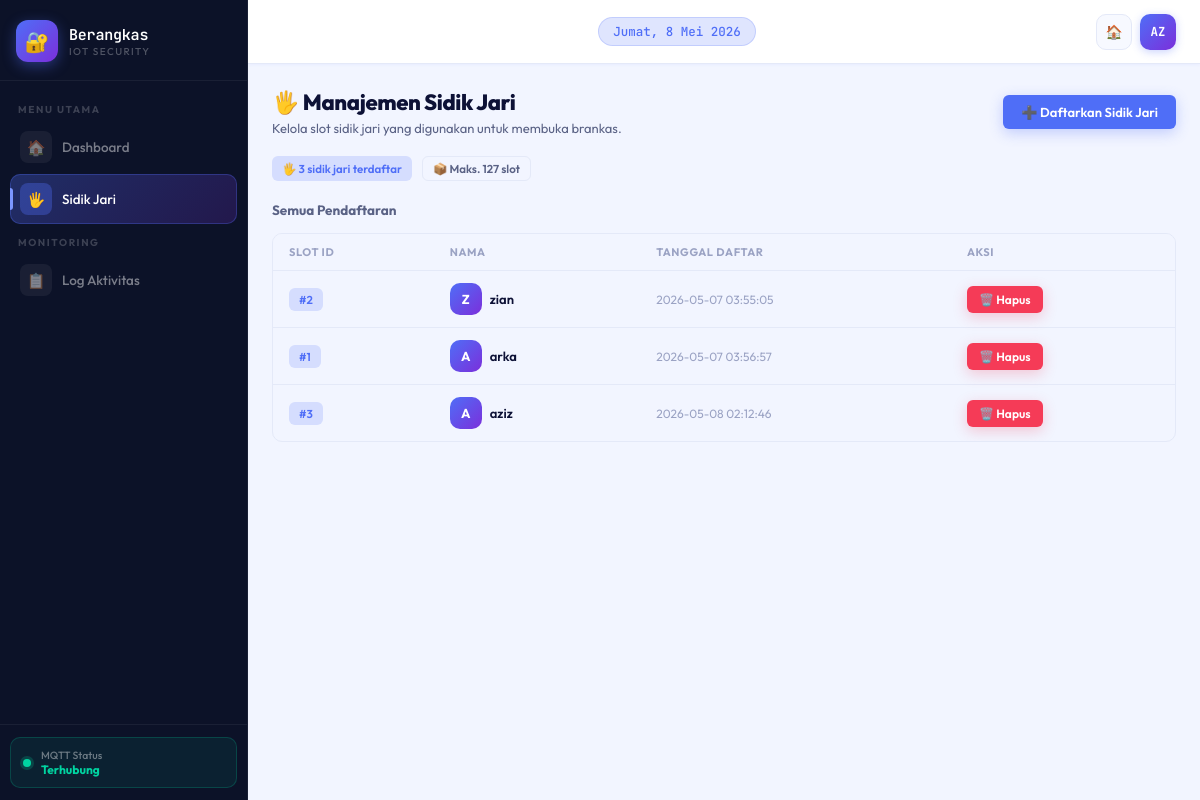
The app's page /sidik_jari, older data.
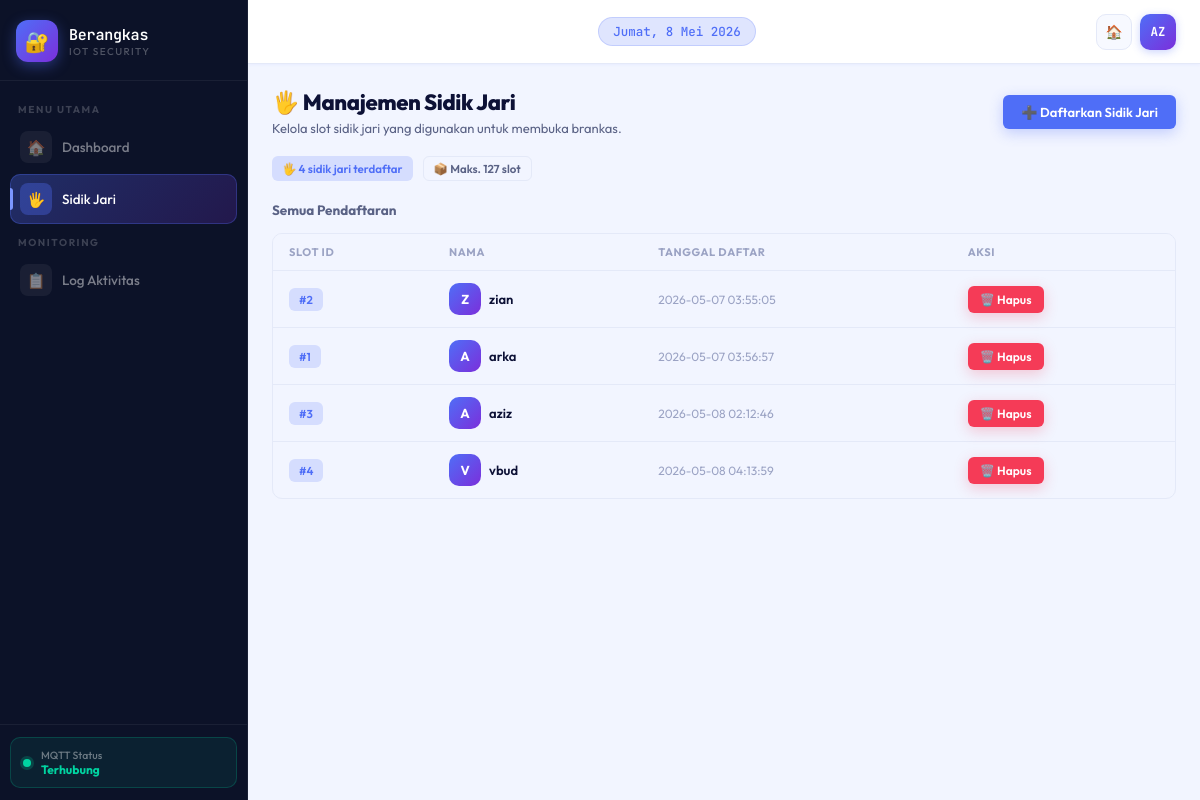
The same page, newer data.
### tables this page shows
CREATE TABLE sidik_jari (
            id INTEGER PRIMARY KEY AUTOINCREMENT,
            nama TEXT NOT NULL,
            finger_id INTEGER NOT NULL UNIQUE,
            created_at TIMESTAMP DEFAULT CURRENT_TIMESTAMP
        );

### app.py (the view)
@app.route("/sidik_jari")
def halaman_sidik_jari():
    db = get_db()
    data = db.execute("SELECT * FROM sidik_jari").fetchall()
    return render_template("sidik_jari.html", data=data)

### database.py (called while the page is built)
def get_db():
    conn = sqlite3.connect("brankas.db")
    conn.row_factory = sqlite3.Row
    return conn

### templates/sidik_jari.html (shortened to what this page needs)
<!doctype html>
<html lang="id">
  <head>
    <link
      rel="stylesheet"
      href="{{ url_for('static', filename='css/Dashboard.css') }}" />
  </head>
  <body>
    <aside class="sidebar">
      <div class="sidebar-brand">
        <a href="/" class="brand-logo">
          <div class="brand-icon">🔐</div>
          <div class="brand-text">
            <span class="brand-name">Berangkas</span>
            <span class="brand-sub">IoT Security</span>
          </div>
        </a>
      </div>
      <nav class="sidebar-nav">
        <span class="nav-label">Menu Utama</span>
        <a href="/" class="nav-item"
          ><span class="nav-icon">🏠</span> Dashboard</a
        >
        <a href="/sidik_jari" class="nav-item active"
          ><span class="nav-icon">🖐️</span> Sidik Jari</a
        >
        <span class="nav-label">Monitoring</span>
        <a href="/#log-section" class="nav-item"
          ><span class="nav-icon">📋</span> Log Aktivitas</a
        >
      </nav>
      <div class="sidebar-footer">
        <div class="sidebar-status">
          <div class="status-dot"></div>
          <div class="status-info">
            <div class="status-label">MQTT Status</div>
            <div class="status-value">Terhubung</div>
          </div>
        </div>
      </div>
    </aside>
    <main class="main">
      <header class="topbar">
        <div class="topbar-center">
          <div class="topbar-date" id="topbar-date"></div>
        </div>
        <div class="topbar-actions">
          <a href="/" class="topbar-btn">🏠</a>
          <div class="topbar-avatar">AZ</div>
        </div>
      </header>
      <div class="content">
        <div class="section-header">
          <div>
            <div class="page-title">🖐️ Manajemen Sidik Jari</div>
            <div class="page-sub">
              Kelola slot sidik jari yang digunakan untuk membuka brankas.
            </div>
          </div>
          <button class="btn btn-primary" onclick="openModal('tambah-modal')">
            ➕ Daftarkan Sidik Jari
          </button>
        </div>
        <div style="display: flex; gap: 10px; margin-bottom: 20px">
          <div class="chip chip-primary">
            🖐️ {{ data|length }} sidik jari terdaftar
          </div>
          <div class="chip chip-neutral">📦 Maks. 127 slot</div>
        </div>
        <div class="section-header" style="margin-bottom: 14px">
          <span
            style="
              font-size: 13.5px;
              font-weight: 700;
              color: var(--text-secondary);
            "
            >Semua Pendaftaran</span
          >
        </div>
        {% if data %}
        <div class="table-wrap">
          <table>
            <thead>
              <tr>
                <th>Slot ID</th>
                <th>Nama</th>
                <th>Tanggal Daftar</th>
                <th>Aksi</th>
              </tr>
            </thead>
            <tbody>
              {% for s in data %}
              <tr>
                <td>
                  <span class="chip chip-primary">#{{ s.finger_id }}</span>
                </td>
                <td>
                  <div class="flex-center gap-8">
                    <div class="avatar">{{ s.nama[0]|upper }}</div>
                    <span style="font-weight: 600">{{ s.nama }}</span>
                  </div>
                </td>
                <td class="td-secondary">{{ s.created_at }}</td>
                <td>
                  <button
                    class="btn btn-sm btn-danger"
                    data-id="{{ s.id }}"
                    data-nama="{{ s.nama }}"
                    data-finger="{{ s.finger_id }}"
                    onclick="confirmDelete(this)">
                    🗑️ Hapus
                  </button>
                </td>
              </tr>
              {% endfor %}
            </tbody>
          </table>
        </div>
        {% endif %}
      </div>
    </main>
  </body>
</html>

Row changes from the older to the newer data that the page shows:
added sidik_jari: finger_id "4", nama "V", nama "vbud", created_at "2026-05-08 04:13:59"
Text that changed along with them:
{{ data|length }}: "3" → "4"
